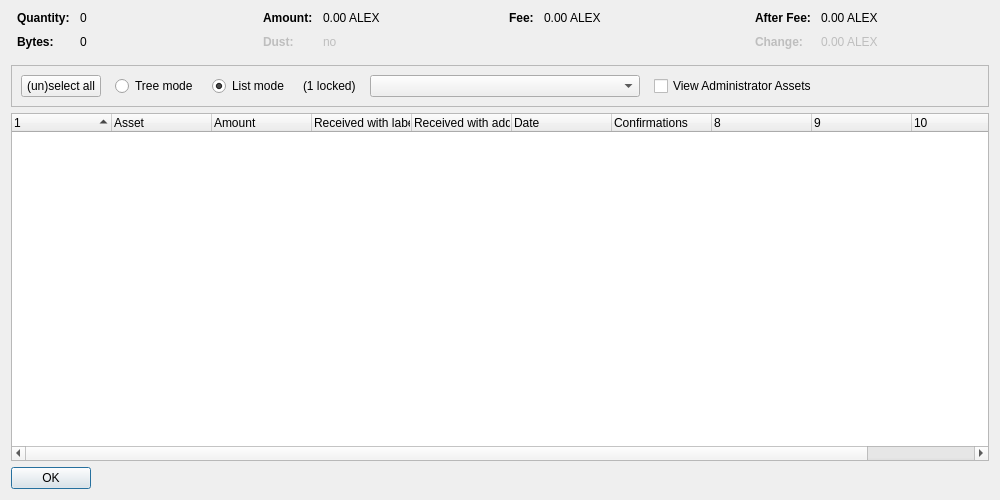
<?xml version="1.0" encoding="UTF-8"?>
<ui version="4.0">
 <class>AssetControlDialog</class>
 <widget class="QDialog" name="AssetControlDialog">
  <property name="geometry">
   <rect>
    <x>0</x>
    <y>0</y>
    <width>1000</width>
    <height>500</height>
   </rect>
  </property>
  <property name="windowTitle">
   <string>Asset Selection</string>
  </property>
  <layout class="QVBoxLayout" name="verticalLayout">
   <item>
    <layout class="QHBoxLayout" name="horizontalLayoutTop" stretch="0,0,0,0">
     <property name="topMargin">
      <number>0</number>
     </property>
     <property name="bottomMargin">
      <number>10</number>
     </property>
     <item>
      <layout class="QFormLayout" name="formLayoutAssetControl1">
       <property name="horizontalSpacing">
        <number>10</number>
       </property>
       <property name="verticalSpacing">
        <number>10</number>
       </property>
       <property name="leftMargin">
        <number>6</number>
       </property>
       <property name="rightMargin">
        <number>6</number>
       </property>
       <item row="0" column="0">
        <widget class="QLabel" name="labelAssetControlQuantityText">
         <property name="font">
          <font>
           <weight>75</weight>
           <bold>true</bold>
          </font>
         </property>
         <property name="text">
          <string>Quantity:</string>
         </property>
        </widget>
       </item>
       <item row="0" column="1">
        <widget class="QLabel" name="labelAssetControlQuantity">
         <property name="cursor">
          <cursorShape>IBeamCursor</cursorShape>
         </property>
         <property name="contextMenuPolicy">
          <enum>Qt::ActionsContextMenu</enum>
         </property>
         <property name="text">
          <string notr="true">0</string>
         </property>
         <property name="textInteractionFlags">
          <set>Qt::LinksAccessibleByMouse|Qt::TextSelectableByKeyboard|Qt::TextSelectableByMouse</set>
         </property>
        </widget>
       </item>
       <item row="1" column="0">
        <widget class="QLabel" name="labelAssetControlBytesText">
         <property name="font">
          <font>
           <weight>75</weight>
           <bold>true</bold>
          </font>
         </property>
         <property name="text">
          <string>Bytes:</string>
         </property>
        </widget>
       </item>
       <item row="1" column="1">
        <widget class="QLabel" name="labelAssetControlBytes">
         <property name="cursor">
          <cursorShape>IBeamCursor</cursorShape>
         </property>
         <property name="contextMenuPolicy">
          <enum>Qt::ActionsContextMenu</enum>
         </property>
         <property name="text">
          <string notr="true">0</string>
         </property>
         <property name="textInteractionFlags">
          <set>Qt::LinksAccessibleByMouse|Qt::TextSelectableByKeyboard|Qt::TextSelectableByMouse</set>
         </property>
        </widget>
       </item>
      </layout>
     </item>
     <item>
      <layout class="QFormLayout" name="formLayoutAssetControl2">
       <property name="horizontalSpacing">
        <number>10</number>
       </property>
       <property name="verticalSpacing">
        <number>10</number>
       </property>
       <property name="leftMargin">
        <number>6</number>
       </property>
       <property name="rightMargin">
        <number>6</number>
       </property>
       <item row="0" column="0">
        <widget class="QLabel" name="labelAssetControlAmountText">
         <property name="font">
          <font>
           <weight>75</weight>
           <bold>true</bold>
          </font>
         </property>
         <property name="text">
          <string>Amount:</string>
         </property>
        </widget>
       </item>
       <item row="0" column="1">
        <widget class="QLabel" name="labelAssetControlAmount">
         <property name="cursor">
          <cursorShape>IBeamCursor</cursorShape>
         </property>
         <property name="contextMenuPolicy">
          <enum>Qt::ActionsContextMenu</enum>
         </property>
         <property name="text">
          <string notr="true">0.00 ALEX</string>
         </property>
         <property name="textInteractionFlags">
          <set>Qt::LinksAccessibleByMouse|Qt::TextSelectableByKeyboard|Qt::TextSelectableByMouse</set>
         </property>
        </widget>
       </item>
       <item row="1" column="0">
        <widget class="QLabel" name="labelAssetControlLowOutputText">
         <property name="enabled">
          <bool>false</bool>
         </property>
         <property name="font">
          <font>
           <weight>75</weight>
           <bold>true</bold>
          </font>
         </property>
         <property name="text">
          <string>Dust:</string>
         </property>
        </widget>
       </item>
       <item row="1" column="1">
        <widget class="QLabel" name="labelAssetControlLowOutput">
         <property name="enabled">
          <bool>false</bool>
         </property>
         <property name="cursor">
          <cursorShape>IBeamCursor</cursorShape>
         </property>
         <property name="contextMenuPolicy">
          <enum>Qt::ActionsContextMenu</enum>
         </property>
         <property name="text">
          <string notr="true">no</string>
         </property>
         <property name="textInteractionFlags">
          <set>Qt::LinksAccessibleByMouse|Qt::TextSelectableByKeyboard|Qt::TextSelectableByMouse</set>
         </property>
        </widget>
       </item>
      </layout>
     </item>
     <item>
      <layout class="QFormLayout" name="formLayoutAssetControl3">
       <property name="horizontalSpacing">
        <number>10</number>
       </property>
       <property name="verticalSpacing">
        <number>10</number>
       </property>
       <property name="leftMargin">
        <number>6</number>
       </property>
       <property name="rightMargin">
        <number>6</number>
       </property>
       <item row="0" column="0">
        <widget class="QLabel" name="labelAssetControlFeeText">
         <property name="font">
          <font>
           <weight>75</weight>
           <bold>true</bold>
          </font>
         </property>
         <property name="text">
          <string>Fee:</string>
         </property>
        </widget>
       </item>
       <item row="0" column="1">
        <widget class="QLabel" name="labelAssetControlFee">
         <property name="cursor">
          <cursorShape>IBeamCursor</cursorShape>
         </property>
         <property name="contextMenuPolicy">
          <enum>Qt::ActionsContextMenu</enum>
         </property>
         <property name="text">
          <string notr="true">0.00 ALEX</string>
         </property>
         <property name="textInteractionFlags">
          <set>Qt::LinksAccessibleByMouse|Qt::TextSelectableByKeyboard|Qt::TextSelectableByMouse</set>
         </property>
        </widget>
       </item>
      </layout>
     </item>
     <item>
      <layout class="QFormLayout" name="formLayoutAssetControl4">
       <property name="horizontalSpacing">
        <number>10</number>
       </property>
       <property name="verticalSpacing">
        <number>10</number>
       </property>
       <property name="leftMargin">
        <number>6</number>
       </property>
       <property name="rightMargin">
        <number>6</number>
       </property>
       <item row="0" column="0">
        <widget class="QLabel" name="labelAssetControlAfterFeeText">
         <property name="font">
          <font>
           <weight>75</weight>
           <bold>true</bold>
          </font>
         </property>
         <property name="text">
          <string>After Fee:</string>
         </property>
        </widget>
       </item>
       <item row="0" column="1">
        <widget class="QLabel" name="labelAssetControlAfterFee">
         <property name="cursor">
          <cursorShape>IBeamCursor</cursorShape>
         </property>
         <property name="contextMenuPolicy">
          <enum>Qt::ActionsContextMenu</enum>
         </property>
         <property name="text">
          <string notr="true">0.00 ALEX</string>
         </property>
         <property name="textInteractionFlags">
          <set>Qt::LinksAccessibleByMouse|Qt::TextSelectableByKeyboard|Qt::TextSelectableByMouse</set>
         </property>
        </widget>
       </item>
       <item row="1" column="0">
        <widget class="QLabel" name="labelAssetControlChangeText">
         <property name="enabled">
          <bool>false</bool>
         </property>
         <property name="font">
          <font>
           <weight>75</weight>
           <bold>true</bold>
          </font>
         </property>
         <property name="text">
          <string>Change:</string>
         </property>
        </widget>
       </item>
       <item row="1" column="1">
        <widget class="QLabel" name="labelAssetControlChange">
         <property name="enabled">
          <bool>false</bool>
         </property>
         <property name="cursor">
          <cursorShape>IBeamCursor</cursorShape>
         </property>
         <property name="contextMenuPolicy">
          <enum>Qt::ActionsContextMenu</enum>
         </property>
         <property name="text">
          <string notr="true">0.00 ALEX</string>
         </property>
         <property name="textInteractionFlags">
          <set>Qt::LinksAccessibleByMouse|Qt::TextSelectableByKeyboard|Qt::TextSelectableByMouse</set>
         </property>
        </widget>
       </item>
      </layout>
     </item>
    </layout>
   </item>
   <item>
    <widget class="QFrame" name="frame">
     <property name="minimumSize">
      <size>
       <width>0</width>
       <height>40</height>
      </size>
     </property>
     <property name="frameShape">
      <enum>QFrame::StyledPanel</enum>
     </property>
     <property name="frameShadow">
      <enum>QFrame::Sunken</enum>
     </property>
     <layout class="QHBoxLayout" name="horizontalLayout">
      <item>
       <layout class="QHBoxLayout" name="horizontalLayoutPanel" stretch="0,0,0,0,0,0,0">
        <property name="spacing">
         <number>14</number>
        </property>
        <item>
         <widget class="QPushButton" name="pushButtonSelectAll">
          <property name="sizePolicy">
           <sizepolicy hsizetype="Maximum" vsizetype="Fixed">
            <horstretch>0</horstretch>
            <verstretch>0</verstretch>
           </sizepolicy>
          </property>
          <property name="text">
           <string>(un)select all</string>
          </property>
          <property name="autoDefault">
           <bool>false</bool>
          </property>
         </widget>
        </item>
        <item>
         <widget class="QRadioButton" name="radioTreeMode">
          <property name="sizePolicy">
           <sizepolicy hsizetype="Maximum" vsizetype="Fixed">
            <horstretch>0</horstretch>
            <verstretch>0</verstretch>
           </sizepolicy>
          </property>
          <property name="text">
           <string>Tree mode</string>
          </property>
         </widget>
        </item>
        <item>
         <widget class="QRadioButton" name="radioListMode">
          <property name="sizePolicy">
           <sizepolicy hsizetype="Maximum" vsizetype="Fixed">
            <horstretch>0</horstretch>
            <verstretch>0</verstretch>
           </sizepolicy>
          </property>
          <property name="text">
           <string>List mode</string>
          </property>
          <property name="checked">
           <bool>true</bool>
          </property>
         </widget>
        </item>
        <item>
         <widget class="QLabel" name="labelLocked">
          <property name="text">
           <string notr="true">(1 locked)</string>
          </property>
         </widget>
        </item>
        <item>
         <widget class="QComboBox" name="assetList">
          <property name="minimumContentsLength">
           <number>30</number>
          </property>
         </widget>
        </item>
        <item>
         <widget class="QCheckBox" name="viewAdministrator">
          <property name="toolTip">
           <string>View assets that you have the ownership asset for</string>
          </property>
          <property name="text">
           <string>View Administrator Assets</string>
          </property>
         </widget>
        </item>
        <item>
         <spacer name="horizontalSpacer">
          <property name="orientation">
           <enum>Qt::Horizontal</enum>
          </property>
          <property name="sizeHint" stdset="0">
           <size>
            <width>40</width>
            <height>20</height>
           </size>
          </property>
         </spacer>
        </item>
       </layout>
      </item>
     </layout>
    </widget>
   </item>
   <item>
    <widget class="AssetControlTreeWidget" name="treeWidget">
     <property name="contextMenuPolicy">
      <enum>Qt::CustomContextMenu</enum>
     </property>
     <property name="sortingEnabled">
      <bool>false</bool>
     </property>
     <property name="columnCount">
      <number>11</number>
     </property>
     <attribute name="headerShowSortIndicator" stdset="0">
      <bool>true</bool>
     </attribute>
     <attribute name="headerStretchLastSection">
      <bool>false</bool>
     </attribute>
     <column>
      <property name="text">
       <string/>
      </property>
     </column>
     <column>
      <property name="text">
       <string>Asset</string>
      </property>
     </column>
     <column>
      <property name="text">
       <string>Amount</string>
      </property>
     </column>
     <column>
      <property name="text">
       <string>Received with label</string>
      </property>
     </column>
     <column>
      <property name="text">
       <string>Received with address</string>
      </property>
     </column>
     <column>
      <property name="text">
       <string>Date</string>
      </property>
     </column>
     <column>
      <property name="text">
       <string>Confirmations</string>
      </property>
      <property name="toolTip">
       <string>Confirmed</string>
      </property>
     </column>
     <column>
      <property name="text">
       <string/>
      </property>
     </column>
     <column>
      <property name="text">
       <string/>
      </property>
     </column>
     <column>
      <property name="text">
       <string/>
      </property>
     </column>
     <column>
      <property name="text">
       <string/>
      </property>
     </column>
    </widget>
   </item>
   <item>
    <widget class="QDialogButtonBox" name="buttonBox">
     <property name="sizePolicy">
      <sizepolicy hsizetype="Maximum" vsizetype="Fixed">
       <horstretch>0</horstretch>
       <verstretch>0</verstretch>
      </sizepolicy>
     </property>
     <property name="orientation">
      <enum>Qt::Horizontal</enum>
     </property>
     <property name="standardButtons">
      <set>QDialogButtonBox::Ok</set>
     </property>
    </widget>
   </item>
  </layout>
 </widget>
 <customwidgets>
  <customwidget>
   <class>AssetControlTreeWidget</class>
   <extends>QTreeWidget</extends>
   <header location="global">assetcontroltreewidget.h</header>
  </customwidget>
 </customwidgets>
 <resources/>
 <connections/>
</ui>
